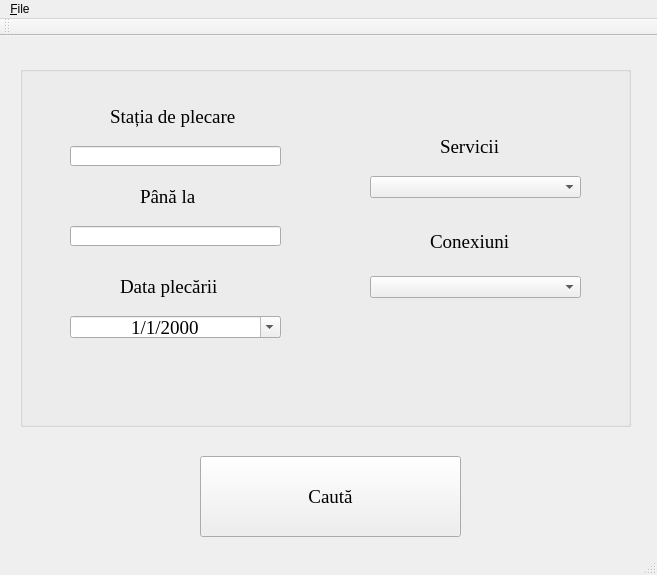
<?xml version="1.0" encoding="UTF-8"?>
<ui version="4.0">
 <class>MainWindow</class>
 <widget class="QMainWindow" name="MainWindow">
  <property name="geometry">
   <rect>
    <x>0</x>
    <y>0</y>
    <width>657</width>
    <height>575</height>
   </rect>
  </property>
  <property name="windowTitle">
   <string>Proiect</string>
  </property>
  <property name="autoFillBackground">
   <bool>false</bool>
  </property>
  <widget class="QWidget" name="centralwidget">
   <widget class="QGroupBox" name="groupBox">
    <property name="geometry">
     <rect>
      <x>20</x>
      <y>30</y>
      <width>611</width>
      <height>361</height>
     </rect>
    </property>
    <property name="title">
     <string/>
    </property>
    <widget class="QLabel" name="label_statieplecare">
     <property name="geometry">
      <rect>
       <x>90</x>
       <y>40</y>
       <width>131</width>
       <height>21</height>
      </rect>
     </property>
     <property name="font">
      <font>
       <family>Times New Roman</family>
       <pointsize>14</pointsize>
       <underline>false</underline>
      </font>
     </property>
     <property name="text">
      <string>Stația de plecare</string>
     </property>
    </widget>
    <widget class="QLabel" name="label_statiesosire">
     <property name="geometry">
      <rect>
       <x>120</x>
       <y>120</y>
       <width>61</width>
       <height>21</height>
      </rect>
     </property>
     <property name="font">
      <font>
       <family>Times New Roman</family>
       <pointsize>14</pointsize>
      </font>
     </property>
     <property name="text">
      <string>Până la</string>
     </property>
    </widget>
    <widget class="QLabel" name="label_data">
     <property name="geometry">
      <rect>
       <x>100</x>
       <y>210</y>
       <width>111</width>
       <height>21</height>
      </rect>
     </property>
     <property name="font">
      <font>
       <family>Times New Roman</family>
       <pointsize>14</pointsize>
      </font>
     </property>
     <property name="text">
      <string>Data plecării</string>
     </property>
    </widget>
    <widget class="QLineEdit" name="line_statieStart">
     <property name="geometry">
      <rect>
       <x>50</x>
       <y>80</y>
       <width>211</width>
       <height>20</height>
      </rect>
     </property>
    </widget>
    <widget class="QLineEdit" name="line_statieEnd">
     <property name="geometry">
      <rect>
       <x>50</x>
       <y>160</y>
       <width>211</width>
       <height>20</height>
      </rect>
     </property>
    </widget>
    <widget class="QDateEdit" name="date_dataPlecare">
     <property name="geometry">
      <rect>
       <x>50</x>
       <y>250</y>
       <width>211</width>
       <height>22</height>
      </rect>
     </property>
     <property name="font">
      <font>
       <family>Times New Roman</family>
       <pointsize>14</pointsize>
      </font>
     </property>
     <property name="alignment">
      <set>Qt::AlignCenter</set>
     </property>
     <property name="currentSection">
      <enum>QDateTimeEdit::MonthSection</enum>
     </property>
     <property name="displayFormat">
      <string>M/d/yyyy</string>
     </property>
     <property name="calendarPopup">
      <bool>true</bool>
     </property>
    </widget>
    <widget class="QLabel" name="labelServicii">
     <property name="geometry">
      <rect>
       <x>420</x>
       <y>60</y>
       <width>91</width>
       <height>41</height>
      </rect>
     </property>
     <property name="font">
      <font>
       <family>Times New Roman</family>
       <pointsize>14</pointsize>
      </font>
     </property>
     <property name="text">
      <string>Servicii</string>
     </property>
    </widget>
    <widget class="QLabel" name="labelConexiuni">
     <property name="geometry">
      <rect>
       <x>410</x>
       <y>160</y>
       <width>101</width>
       <height>31</height>
      </rect>
     </property>
     <property name="font">
      <font>
       <family>Times New Roman</family>
       <pointsize>14</pointsize>
      </font>
     </property>
     <property name="text">
      <string>Conexiuni</string>
     </property>
    </widget>
    <widget class="QComboBox" name="comboBox">
     <property name="geometry">
      <rect>
       <x>350</x>
       <y>110</y>
       <width>211</width>
       <height>22</height>
      </rect>
     </property>
    </widget>
    <widget class="QComboBox" name="comboBox_2">
     <property name="geometry">
      <rect>
       <x>350</x>
       <y>210</y>
       <width>211</width>
       <height>22</height>
      </rect>
     </property>
    </widget>
   </widget>
   <widget class="QPushButton" name="pushButton">
    <property name="geometry">
     <rect>
      <x>200</x>
      <y>420</y>
      <width>261</width>
      <height>81</height>
     </rect>
    </property>
    <property name="font">
     <font>
      <family>Times New Roman</family>
      <pointsize>14</pointsize>
     </font>
    </property>
    <property name="text">
     <string>Caută</string>
    </property>
    <property name="autoDefault">
     <bool>true</bool>
    </property>
   </widget>
  </widget>
  <widget class="QStatusBar" name="statusbar"/>
  <widget class="QToolBar" name="toolBar">
   <property name="windowTitle">
    <string>toolBar</string>
   </property>
   <attribute name="toolBarArea">
    <enum>TopToolBarArea</enum>
   </attribute>
   <attribute name="toolBarBreak">
    <bool>false</bool>
   </attribute>
  </widget>
  <widget class="QMenuBar" name="menuBar">
   <property name="geometry">
    <rect>
     <x>0</x>
     <y>0</y>
     <width>657</width>
     <height>21</height>
    </rect>
   </property>
   <widget class="QMenu" name="menu_File">
    <property name="title">
     <string>&amp;File</string>
    </property>
    <addaction name="actionHelp"/>
    <addaction name="actionExit"/>
   </widget>
   <addaction name="menu_File"/>
  </widget>
  <action name="actionHelp">
   <property name="text">
    <string>Help</string>
   </property>
  </action>
  <action name="actionExit">
   <property name="text">
    <string>Exit</string>
   </property>
  </action>
 </widget>
 <resources/>
 <connections/>
</ui>
